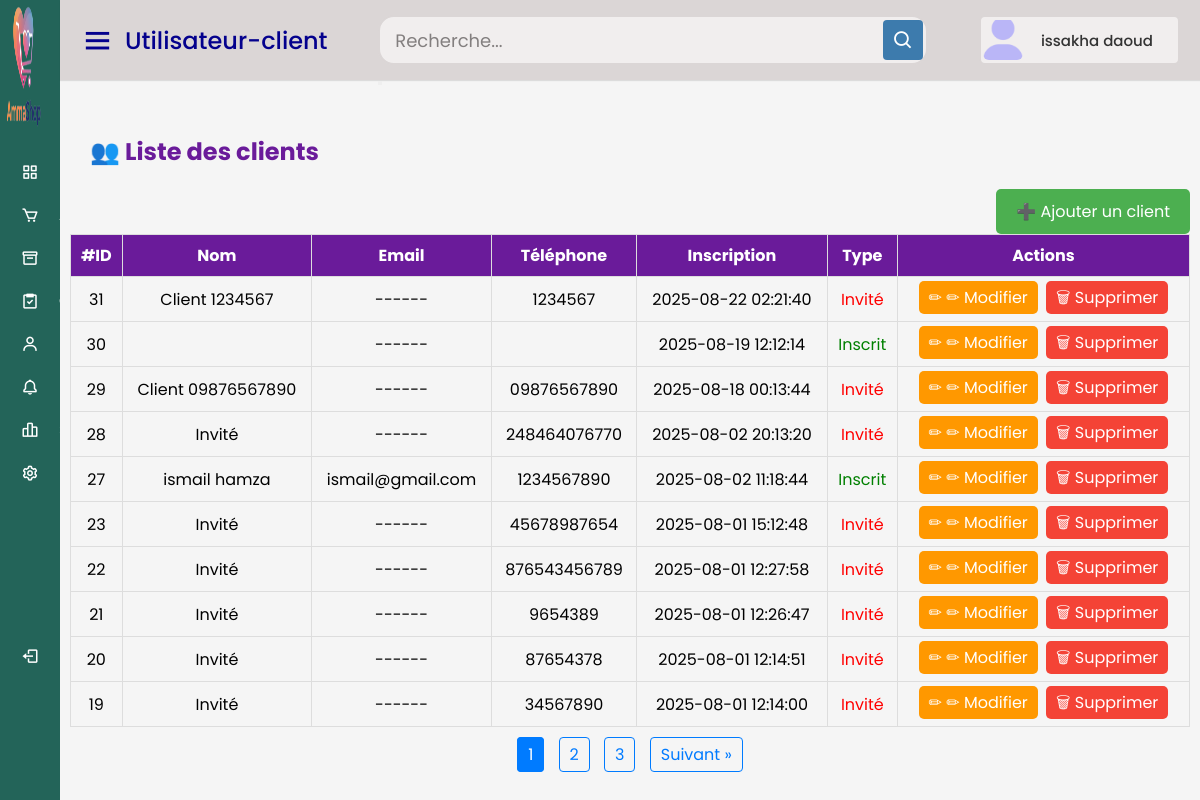
Screenshot of /tchadshop/clients.php (signed in) with the database file from the repository.
### tables this page shows
CREATE TABLE IF NOT EXISTS `clients` (
  `id` int NOT NULL AUTO_INCREMENT,
  `nom` varchar(100) NOT NULL,
  `email` varchar(100) DEFAULT NULL,
  `telephone` varchar(20) NOT NULL,
  `adresse` text,
  `password` varchar(255) DEFAULT NULL,
  `created_at` timestamp NULL DEFAULT CURRENT_TIMESTAMP,
  `invite` tinyint(1) DEFAULT '1',
  `vu` tinyint(1) DEFAULT '0',
  `reset_token` varchar(255) DEFAULT NULL,
  `reset_token_expire` int DEFAULT NULL,
  `langue` varchar(5) DEFAULT 'fr',
  PRIMARY KEY (`id`),
  UNIQUE KEY `email` (`email`)
);

### tchadshop/clients.php (the view, shortened to what this page needs)
<?php
$conn = new mysqli("localhost", "root", "", "tchadshop_db");
$search = $_GET['search'] ?? '';
$parPage = 10;
$page = isset($_GET['page']) && is_numeric($_GET['page']) ? intval($_GET['page']) : 1;
$start = ($page - 1) * $parPage;
$resCount = $conn->query("SELECT COUNT(*) AS total FROM clients");
$totalClients = $resCount->fetch_assoc()['total'];
$totalPages = ceil($totalClients / $parPage);
$sql = "SELECT * FROM clients";
if (!empty($search)) {
    $sql .= " WHERE nom LIKE ? OR email LIKE ? OR telephone LIKE ?";
    $stmt = $conn->prepare($sql);
    $like = "%" . $search . "%";
    $stmt->bind_param("sss", $like, $like, $like);
    $stmt->execute();
    $result = $stmt->get_result();
} else {
    $sql .= " ORDER BY created_at DESC LIMIT ?, ?";
    $stmt = $conn->prepare($sql);
    $stmt->bind_param("ii", $start, $parPage);
    $stmt->execute();
    $result = $stmt->get_result();
}
?>
<!DOCTYPE html>
<html lang="fr" dir="ltr">
<head>
</head>
<body>
<?php include("header.php"); ?>
<div class="home-content">
    <div class="content">
    <h2><?= $t['Liste_des_clients3']?></h2>
    <a href="ajouter_client.php" class="btn1"><?= $t['Ajouter_un_client3']?></a>
    <?php if ($result->num_rows > 0): ?>
    <table>
        <thead>
            <tr>
                <th><?= $t['#ID3']?></th>
                <th><?= $t['Nom3']?></th>
                <th><?= $t['Email3']?></th>
                <th><?= $t['Téléphone3']?></th>
                <th><?= $t['Inscription3']?></th>
                <th><?= $t['Type3']?></th>
                <th><?= $t['Actions3']?></th>
            </tr>
        </thead>
        <tbody>
            <?php while ($client = $result->fetch_assoc()): ?>
            <tr>
                <td><?= $client['id'] ?></td>
                <td><?= htmlspecialchars($client['nom']) ?></td>
                <td><?= htmlspecialchars($client['email'] ?? '') ? htmlspecialchars($client['email'] ?? '') : '------' ?></td>
                <td><?= htmlspecialchars($client['telephone']) ?></td>
                <td><?= $client['created_at'] ?></td>
                <td>
                    <?php if ($client['invite'] == 1): ?>
                        <span style="color:red;"><?= $t['Invite3']?></span>
                    <?php else: ?>
                        <span style="color:green;"><?= $t['Inscrit3']?></span>
                    <?php endif; ?>
                </td>
                <td>
                    <a href="modifier_client.php?id=<?= $client['id'] ?>" class="action-btn edit-btn">✏ <?= $t['Modifier3']?></a>
                    <a href="supprimer_client.php?id=<?= $client['id'] ?>" class="action-btn delete-btn" onclick="return confirm('⚠ Supprimer ce client ?')"><?= $t['Supprimer3']?></a>
                </td>
            </tr>
            <?php endwhile; ?>
        </tbody>
    </table>
    <div class="pagination">
        <?php for ($p = 1; $p <= $totalPages; $p++): ?>
            <a href="?page=<?= $p ?>" class="<?= $p == $page ? 'active' : '' ?>"><?= $p ?></a>
        <?php endfor; ?>
        <?php if ($page < $totalPages): ?>
            <a href="?page=<?= $page + 1 ?>"><?= $t['Suivant3']?> &raquo;</a>
        <?php endif; ?>
    </div>
    <?php else: ?>
        <p><?= $t['Aucun_client_trouve.3']?></p>
    <?php endif; ?>
</div>
</body>
</html>

### tchadshop/style4.css (style rules this page uses)
* { margin: 0; padding: 0; box-sizing: border-box; font-family: "Poppins", sans-serif; }
.home-section .home-content { position: relative; padding-top: 104px; }

### tchadshop/clients.php (style rules this page uses)
body { font-family: Arial, sans-serif; }
table { width: 100%; border-collapse: collapse; margin-top: 20px; }
th, td { border: 1px solid #ddd; padding: 8px; text-align: center; }
th { background-color: #6a1b9a; color: #fff; }
.btn1 { float: right; text-decoration: none; color: #fff; background: #4caf50; border-radius: 5px; padding: 10px 20px; }
.action-btn { margin: 2px; padding: 5px 10px; border-radius: 5px; text-decoration: none; color: #fff; }
.edit-btn { background: #ff9800; }
.delete-btn { background: #f44336; }
.pagination { margin: 15px 0; text-align: center; }
.pagination a { margin: 0 5px; padding: 5px 10px; border: 1px solid #007bff; color: #007bff; text-decoration: none; border-radius: 4px; }
.pagination a.active { background: #007bff; color: white; }
h2 { color: #6a1b9a; margin: 20px; }
.content { padding: 10px; }

### rows the page displays
clients: id "31", nom "Client 1234567", telephone "1234567", created_at "2025-08-22 02:21:40"
clients: id "30", created_at "2025-08-19 12:12:14"
clients: id "29", nom "Client 09876567890", telephone "09876567890", created_at "2025-08-18 00:13:44"
clients: id "28", nom "Invité", telephone "248464076770", created_at "2025-08-02 20:13:20"
clients: id "27", nom "ismail hamza", email "ismail@gmail.com", telephone "1234567890", created_at "2025-08-02 11:18:44"
clients: id "23", nom "Invité", telephone "45678987654", created_at "2025-08-01 15:12:48"
clients: id "22", nom "Invité", telephone "876543456789", created_at "2025-08-01 12:27:58"
clients: id "21", nom "Invité", telephone "9654389", created_at "2025-08-01 12:26:47"
clients: id "20", nom "Invité", telephone "87654378", created_at "2025-08-01 12:14:51"
clients: id "19", nom "Invité", telephone "34567890", created_at "2025-08-01 12:14:00"

### other values shown
$page_title "Utilisateur-client"
$adminName "issakha daoud"
$t['Liste_des_clients3'] "👥 Liste des clients"
$t['Ajouter_un_client3'] "➕ Ajouter un client"
$t['#ID3'] "#ID"
$t['Nom3'] "Nom"
$t['Email3'] "Email"
$t['Téléphone3'] "Téléphone"
$t['Inscription3'] "Inscription"
$t['Type3'] "Type"
$t['Actions3'] "Actions"
$t['Suivant3'] "Suivant"
